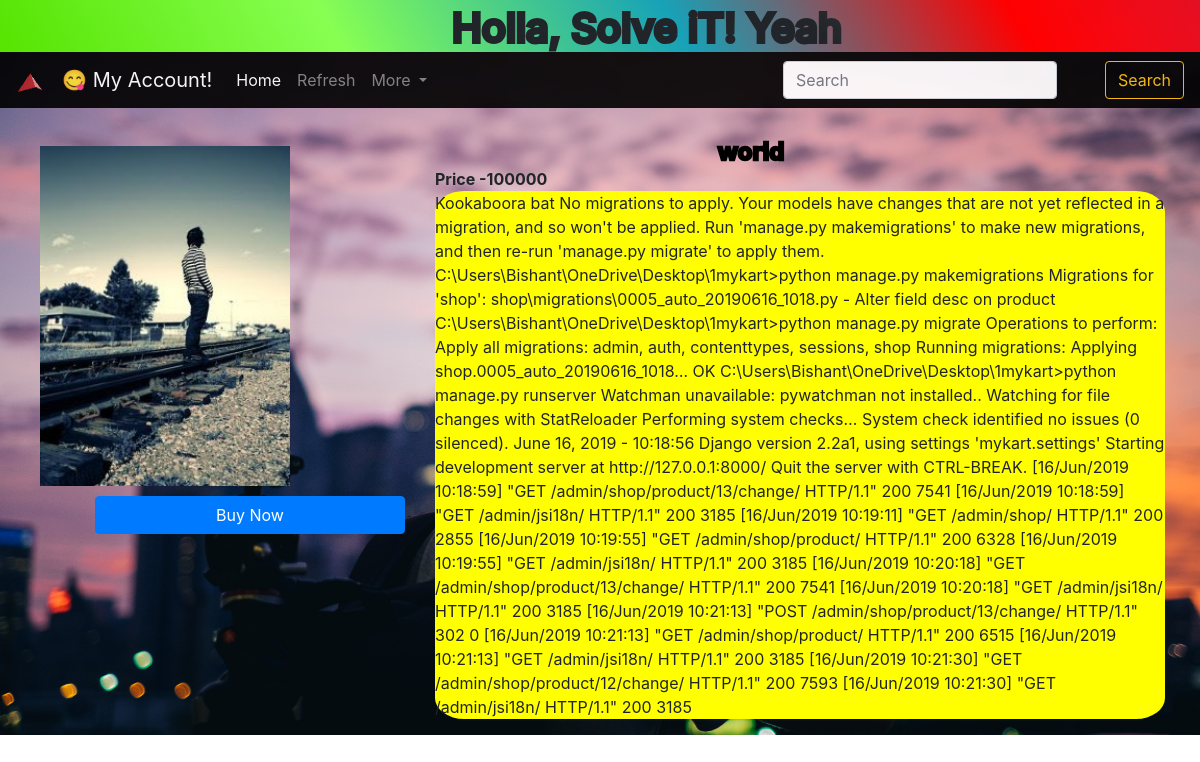
/shop/productview/5, run on the app's committed database.
### shop/models.py (models this page shows, shortened)
class product(models.Model):
    product_id = models.AutoField
    product_name = models.CharField(max_length=30)
    category = models.CharField(max_length=60, default="")
    SubCategory = models.CharField(max_length=60, default="")
    price = models.IntegerField(default=0)
    desc = models.TextField(max_length=40000)
    pub_date = models.DateField()
    image = models.ImageField(upload_to="shop/images", default="")
    special_offer = models.BooleanField(default=False)

### shop/views.py (the view)
# urls.py: path('productview/<int:myid>', views.productview, name="productview"),
def productview(request, myid):
    Product = product.objects.filter(id=myid)
    return render(request, 'shop/productview.html', {'product': Product[0]})

### shop/templates/shop/productview.html (shortened to what this page needs)
{% extends 'shop/basic.html' %}
{% block body %}
<div class="xd">
    <div class="container">
    <div class="row">
        <div class="col-md-4 my-2">
            <div class="row">
                <a href="/media/{{product.image}}"><img src="/media/{{product.image}}" width="250px" height="340px" id="img1"></a>
            </div>
            {% if user.is_authenticated %}
            <a class="btn btn-primary cart b1" href="/shop/checkout" id="{{product.id}}" >Buy Now</a>
            <div class="wrapper">
                <div class="price">
                    {{product.price}}
                </div>
            </div>
            <button class="btn btn-primary cart">Or Add To Cart</button>
            {% else %}
            <a class="btn btn-primary cart b1" href="/accounts/login" >Buy Now</a>
            {% endif %}
        </div>
        <div class="col-md-8" >
                <h4 style="color:black;"><b>{{product.product_name}}</b></h4>
                <b>Price -{{product.price}}</b><br>
                <p>{{product.desc}}</p>
        </div>
    </div>
    </div>
</div>
{% endblock %}

### shop/templates/shop/productview.html (style rules this page uses)
.xd { margin-left:10px; padding-left:10px; margin-top: 20px; padding-top: 10px; }
.btn { margin-top: 10px; margin-left:40px; }
.b1 { display: block; position: relative; opacity:1; }

### data on the page
product: image (picture), product_name "world", price "100000", desc "Kookaboora bat No migrations to apply. Your models have changes that are not yet reflected in a migration, and so won't be applied. Run 'manage.py makemigrations' to make new migrations, and then re-run 'manage.py migrate' to apply them. C:\\Users\\Bishant\\OneDrive\\Desktop\\1mykart>python manage.py makemigrations Migrations for 'shop': shop\\migrations\\0005_auto_20190616_1018.py - Alter field desc on product C:\\Users\\Bishant\\OneDrive\\Desktop\\1mykart>python manage.py migrate Operations to perform: Apply all migrations: admin, auth, contenttypes, sessions, shop Running migrations: Applying shop.0005_auto_20190616_1018… OK C:\\Users\\Bishant\\OneDrive\\Desktop\\1mykart>python manage.py runserver…"
